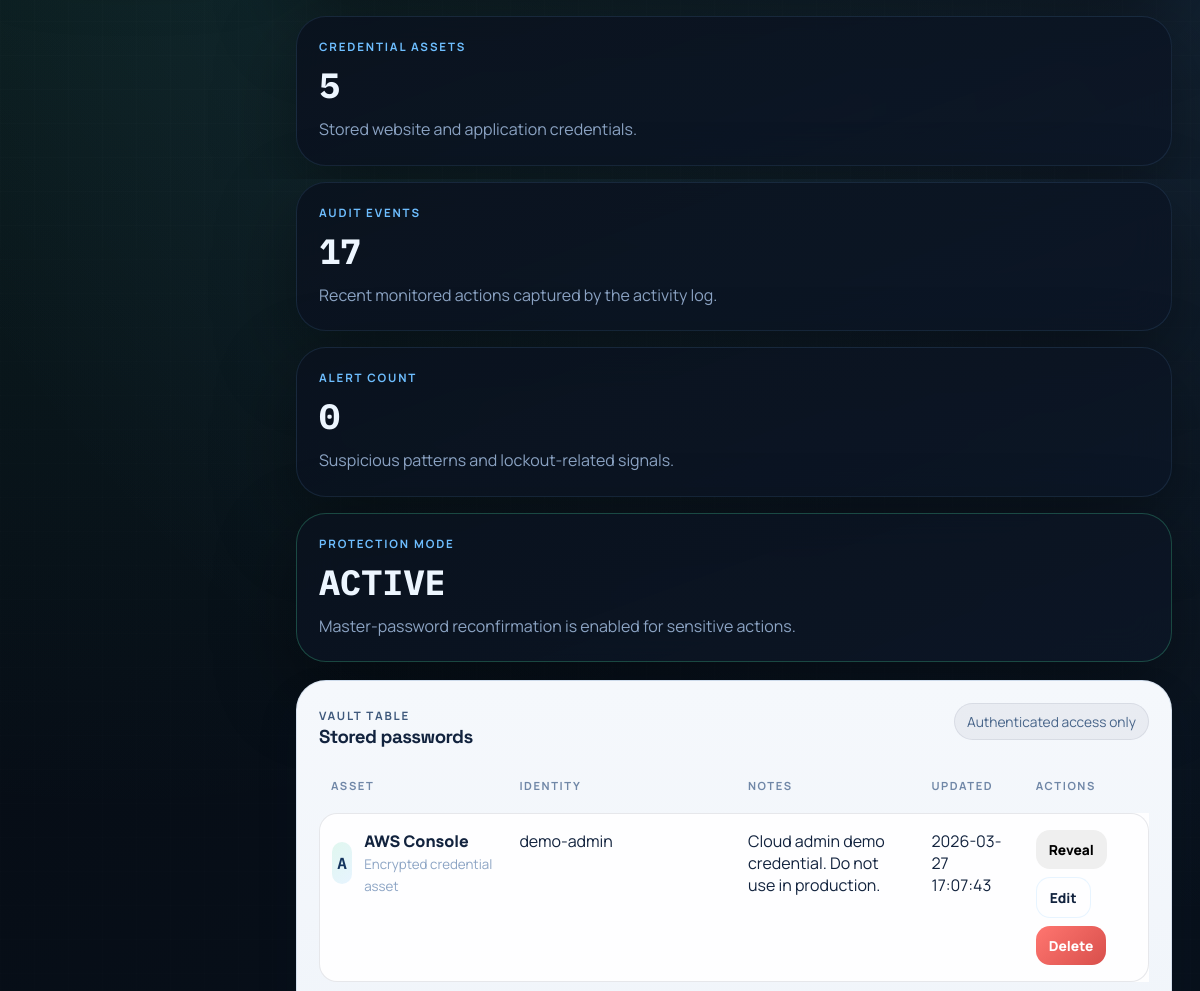
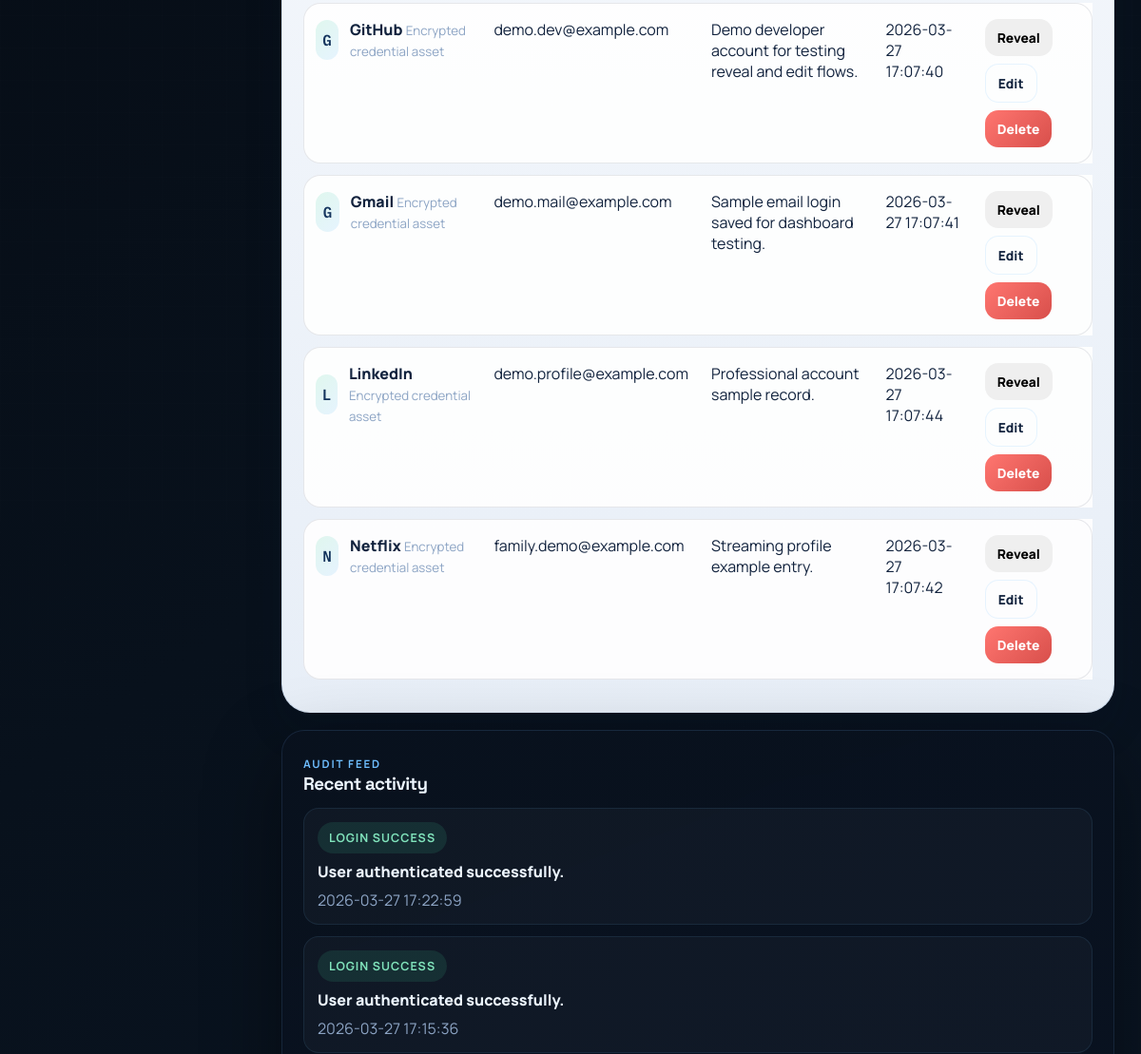
/dashboard (signed in, middle part), run on an earlier commit of the app's database (2 pictures, top to bottom).
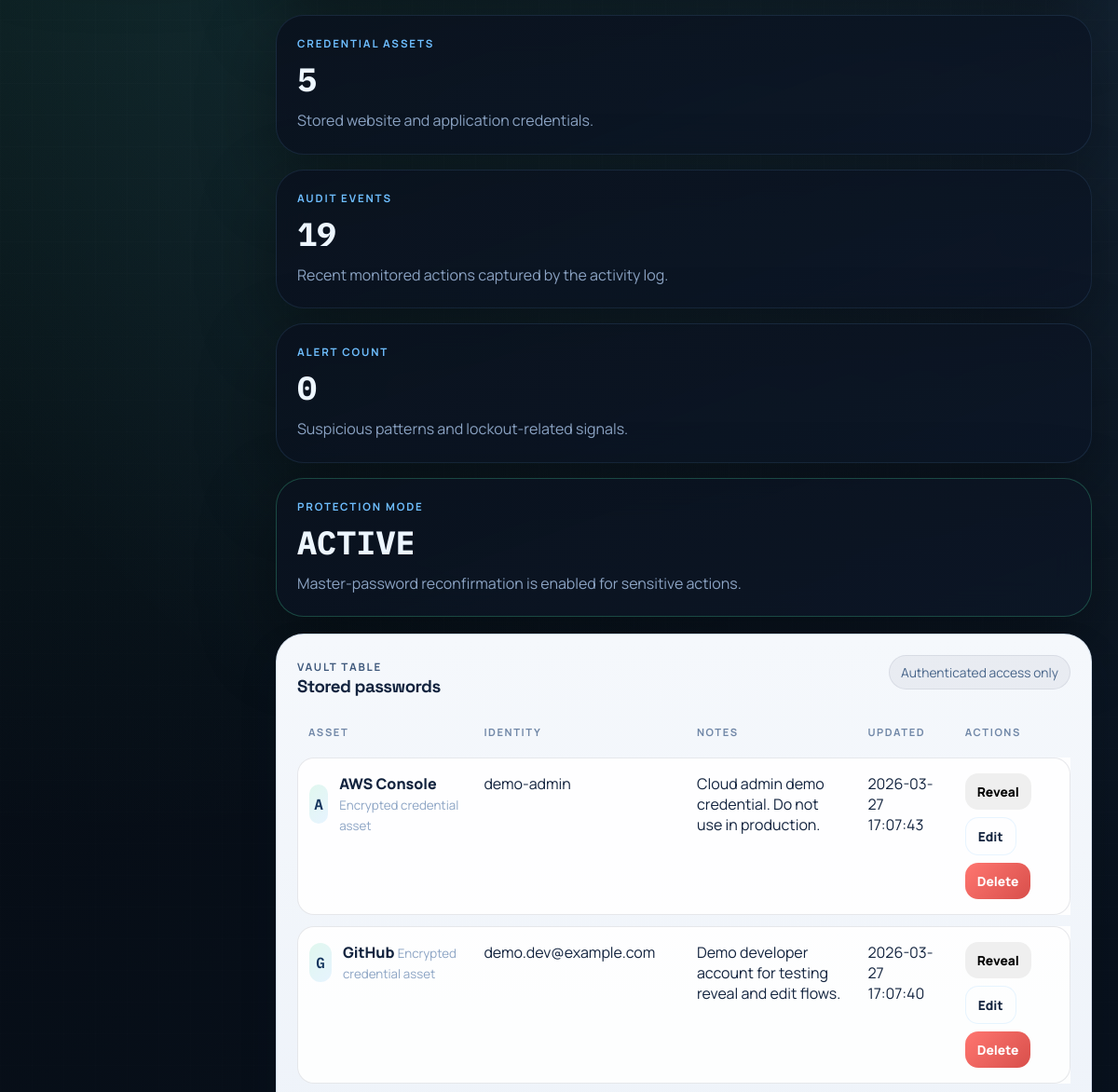
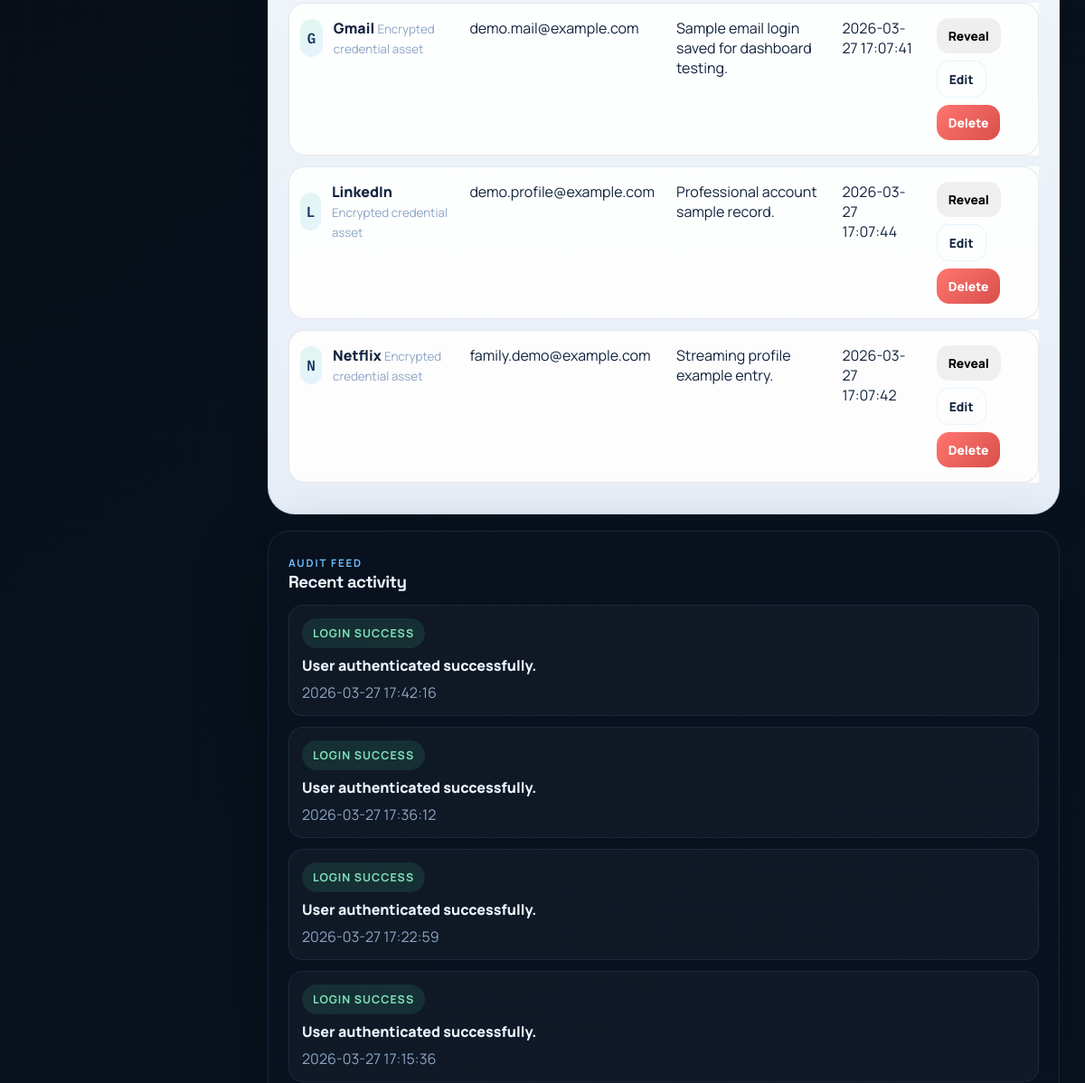
And on a later commit of the database (2 pictures, top to bottom).
### tables this page shows
CREATE TABLE passwords (
                    id INTEGER PRIMARY KEY AUTOINCREMENT,
                    user_id INTEGER NOT NULL,
                    site TEXT NOT NULL,
                    username TEXT NOT NULL,
                    encrypted_password BLOB NOT NULL,
                    notes TEXT,
                    created_at TEXT NOT NULL,
                    updated_at TEXT NOT NULL,
                    FOREIGN KEY(user_id) REFERENCES users(id) ON DELETE CASCADE
                );

CREATE TABLE logs (
                    id INTEGER PRIMARY KEY AUTOINCREMENT,
                    user_id INTEGER,
                    action TEXT NOT NULL,
                    details TEXT,
                    timestamp TEXT NOT NULL,
                    FOREIGN KEY(user_id) REFERENCES users(id) ON DELETE SET NULL
                );

### backend/app.py (the view, shortened to what this page needs)
        @app.route("/dashboard")
        @login_required
        def dashboard():
            user_id = session["user_id"]
            alerts = self.db.suspicious_events(user_id)
            return render_template(
                "dashboard.html",
                entries=self.db.get_passwords_for_user(user_id),
                logs=self.db.recent_logs(user_id),
                alerts=alerts,
                active_page="dashboard",
            )

### backend/app.py (called while the page is built)
    def _touch_session(self) -> None:
        session.permanent = True
        session["last_seen"] = str(os.times())

### backend/models.py (called while the page is built, shortened)
def _utcnow() -> datetime:
    return datetime.now(timezone.utc)

    @contextmanager
    def connect(self):
        connection = sqlite3.connect(self.db_path)
        connection.row_factory = sqlite3.Row
        try:
            yield connection
            connection.commit()
        finally:
            connection.close()

    def get_user_by_id(self, user_id: int) -> Optional[sqlite3.Row]:
        with self.connect() as conn:
            return conn.execute("SELECT * FROM users WHERE id = ?", (user_id,)).fetchone()

    def get_passwords_for_user(self, user_id: int) -> List[sqlite3.Row]:
        with self.connect() as conn:
            return conn.execute(
                """
                SELECT id, site, username, notes, created_at, updated_at
                FROM passwords
                WHERE user_id = ?
                ORDER BY LOWER(site), LOWER(username)
                """,
                (user_id,),
            ).fetchall()

    def recent_logs(self, user_id: int, limit: int = 25) -> List[sqlite3.Row]:
        with self.connect() as conn:
            return conn.execute(
                """
                SELECT id, action, details, timestamp
                FROM logs
                WHERE user_id = ?
                ORDER BY timestamp DESC
                LIMIT ?
                """,
                (user_id, limit),
            ).fetchall()

    def recent_failed_login_count(self, user_id: int, minutes: int = 15) -> int:
        threshold = (_utcnow() - timedelta(minutes=minutes)).isoformat()
        with self.connect() as conn:
            row = conn.execute(
                """
                SELECT COUNT(*) AS total
                FROM logs
                WHERE user_id = ? AND action = 'LOGIN_FAILED' AND timestamp >= ?
                """,
                (user_id, threshold),
            ).fetchone()
        return int(row["total"]) if row else 0

    def suspicious_events(self, user_id: int) -> List[Dict[str, str]]:
        user = self.get_user_by_id(user_id)
        alerts: List[Dict[str, str]] = []
        if not user:
            return alerts
        failed_recently = self.recent_failed_login_count(user_id)
        recent_logs = self.recent_logs(user_id, limit=10)
        sensitive_views = sum(1 for log in recent_logs if log["action"] == "PASSWORD_VIEWED")
        return alerts

### frontend/templates/dashboard.html (shortened to what this page needs)
{% extends "base.html" %}
{% block content %}
<section class="metrics-grid">
    <article class="metric-panel">
        <span class="panel-tag">Credential Assets</span>
        <strong>{{ entries|length }}</strong>
        <p>Stored website and application credentials.</p>
    </article>
    <article class="metric-panel">
        <span class="panel-tag">Audit Events</span>
        <strong>{{ logs|length }}</strong>
        <p>Recent monitored actions captured by the activity log.</p>
    </article>
    <article class="metric-panel">
        <span class="panel-tag">Alert Count</span>
        <strong>{{ alerts|length }}</strong>
        <p>Suspicious patterns and lockout-related signals.</p>
    </article>
    <article class="metric-panel metric-panel-highlight">
        <span class="panel-tag">Protection Mode</span>
        <strong>ACTIVE</strong>
        <p>Master-password reconfirmation is enabled for sensitive actions.</p>
    </article>
</section>
<section class="ops-grid">
    <div class="ops-main">
        <section class="console-panel light-panel">
            <div class="console-head">
                <div>
                    <span class="panel-tag dark-tag">Vault Table</span>
                    <h3>Stored passwords</h3>
                </div>
                <div class="mini-chip">Authenticated access only</div>
            </div>
            {% if entries %}
            <div class="command-table-wrap">
                <table class="command-table">
                    <thead>
                        <tr>
                            <th>Asset</th>
                            <th>Identity</th>
                            <th>Notes</th>
                            <th>Updated</th>
                            <th>Actions</th>
                        </tr>
                    </thead>
                    <tbody>
                        {% for entry in entries %}
                        <tr>
                            <td>
                                <div class="asset-block">
                                    <span class="asset-sigil">{{ entry.site[:1]|upper }}</span>
                                    <div>
                                        <strong>{{ entry.site }}</strong>
                                        <small>Encrypted credential asset</small>
                                    </div>
                                </div>
                            </td>
                            <td>{{ entry.username }}</td>
                            <td>{{ entry.notes or 'No notes' }}</td>
                            <td>{{ entry.updated_at|datetime }}</td>
                            <td class="actions">
                                <button class="button small reveal-btn" data-entry-id="{{ entry.id }}" data-site="{{ entry.site }}">Reveal</button>
                                <a href="{{ url_for('edit_password', entry_id=entry.id) }}" class="button small secondary">Edit</a>
                                <button class="button small danger delete-btn" data-entry-id="{{ entry.id }}" data-site="{{ entry.site }}">Delete</button>
                            </td>
                        </tr>
                        {% endfor %}
                    </tbody>
                </table>
            </div>
            {% endif %}
        </section>
    </div>
    <aside class="ops-rail">
        <section class="console-panel rail-panel">
            <div class="console-head tight-head">
                <div>
                    <span class="panel-tag">Audit Feed</span>
                    <h3>Recent activity</h3>
                </div>
            </div>
            <div class="rail-list">
                {% for log in logs %}
                <div class="rail-item">
                    <span class="feed-badge">{{ log.action.replace('_', ' ') }}</span>
                    <strong>{{ log.details or 'No details provided.' }}</strong>
                    <time>{{ log.timestamp|datetime }}</time>
                </div>
                {% endfor %}
            </div>
        </section>
    </aside>
</section>
{% endblock %}

### frontend/templates/base.html (shortened to what this page needs)
<!DOCTYPE html>
<html lang="en">
<head>
    <link rel="stylesheet" href="{{ url_for('static', filename='styles.css') }}">
</head>
<body>
    <div class="grid-noise"></div>
    <div class="app-shell {% if not session.get('user_id') %}auth-shell{% endif %}">
        <main class="workspace">
            {% block content %}{% endblock %}
        </main>
    </div>
</body>
</html>

What changed in the data, as far as the page shows it:
added logs: action.replace "LOGIN SUCCESS", details "User authenticated successfully.", timestamp "2026-03-27 17:42:16"
added logs: action.replace "LOGIN SUCCESS", details "User authenticated successfully.", timestamp "2026-03-27 17:36:12"
Also different on the page:
{{ logs|length }}: "17" → "19"
